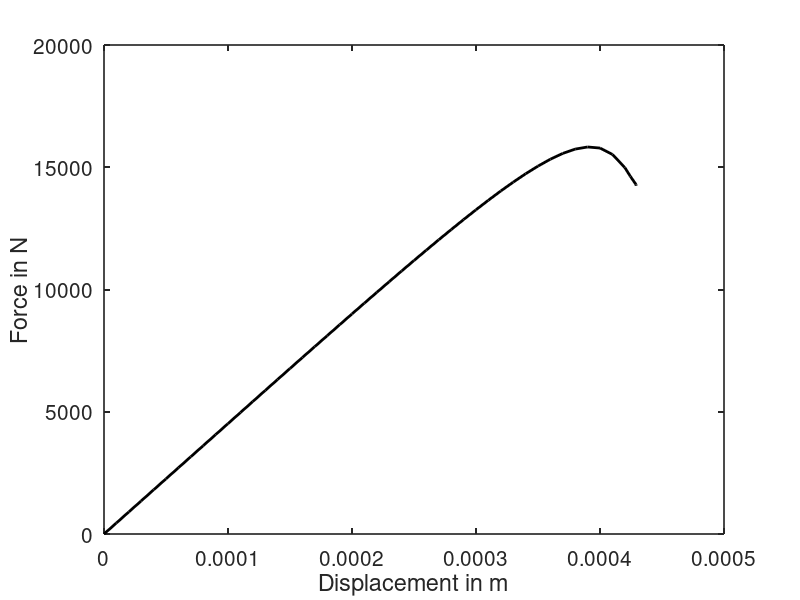

This figure's MATLAB source:
A=load('ux.txt');
displacement= A(:,2);

B = load('fx.txt');
force = B(:,2);






figure(1,'position',[50,50,1300,950])
plot(displacement,force,'k-',"linewidth", 2) 
 
#legend('Longitudinal direction','Transverse direction','Location','NorthWest', "fontsize", 10)
set(gca, "linewidth",1.2, "fontsize", 15)


xlabel('Displacement in m', "fontsize", 17)
ylabel('Force in N', "fontsize", 17)




